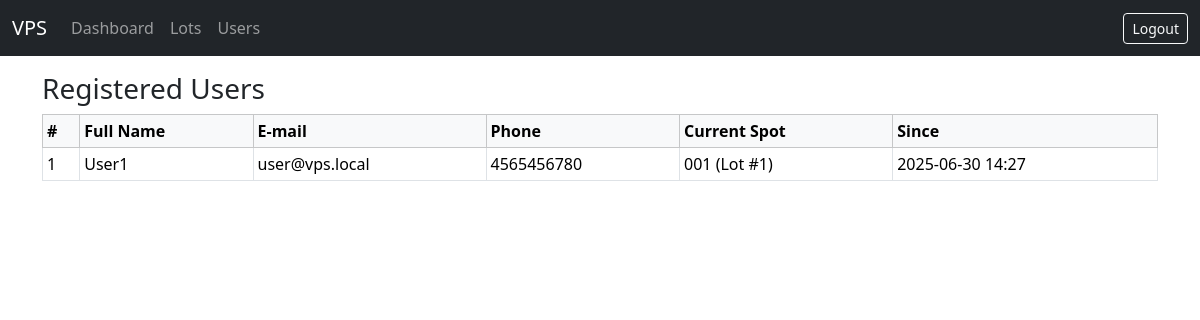
Screenshot of /admin/users (signed in) with the database file from the repository.
### models/models.py (models this page shows, shortened)
class User(Base):
    __tablename__ = "users"
    id = Column(Integer, primary_key=True)
    email = Column(String, unique=True, nullable=False)
    password = Column(String, nullable=False)  # plaintext (demo)
    full_name = Column(String, nullable=False)
    address = Column(String)
    phone = Column(String)
    pin_code = Column(String(10))
    created_at = Column(DateTime, server_default=func.now())
    reservations = relationship(
        "Reservation", back_populates="user", cascade="all, delete-orphan"
    )

class ParkingSpot(Base):
    __tablename__ = "parking_spots"
    id = Column(Integer, primary_key=True)
    spot_number = Column(String, nullable=False)
    status = Column(PgEnum(SpotStatus), default=SpotStatus.AVAILABLE, nullable=False)
    parking_lot_id = Column(Integer, ForeignKey("parking_lots.id"), nullable=False)
    parking_lot = relationship("ParkingLot", back_populates="spots")
    reservations = relationship(
        "Reservation", back_populates="parking_spot", cascade="all, delete-orphan"
    )

class Reservation(Base):
    __tablename__ = "reservations"
    id = Column(Integer, primary_key=True)
    user_id = Column(Integer, ForeignKey("users.id"), nullable=False)
    parking_spot_id = Column(Integer, ForeignKey("parking_spots.id"), nullable=False)
    vehicle_number = Column(String, nullable=False)
    start_time = Column(DateTime, default=datetime.utcnow, nullable=False)
    occupy_time = Column(DateTime, nullable=True)  # Added: When user actually parks
    end_time = Column(DateTime, nullable=True)  # NULL → active
    user = relationship("User", back_populates="reservations")
    parking_spot = relationship("ParkingSpot", back_populates="reservations")

### app.py (the view)
@app.route("/admin/users")
@login_required
@role_required("admin")
def list_users():
    with SessionLocal() as db:
        users = (
            db.query(User)
            .outerjoin(
                Reservation,
                (Reservation.user_id == User.id) &
                (Reservation.end_time.is_(None))
            )
            .add_entity(Reservation)
            .all()
        )
        return render_template("admin/users.html", users=users)

### app.py (called while the page is built)
def login_required(view):
    @wraps(view)
    def wrapped(*a, **kw):
        if "user_id" not in session:
            flash("Please log in first.")
            return redirect(url_for("login"))
        return view(*a, **kw)
    return wrapped

def role_required(role):
    def deco(view):
        @wraps(view)
        def wrapped(*a, **kw):
            if session.get("role") != role:
                flash("Access denied.")
                return redirect(url_for("login"))
            return view(*a, **kw)
        return wrapped
    return deco

### templates/admin/users.html (shortened to what this page needs)
{% extends 'base.html' %}
{% block content %}
<h3>Registered Users</h3>
<table class="table table-bordered table-sm align-middle">
  <thead class="table-light">
    <tr>
      <th>#</th><th>Full Name</th><th>E-mail</th><th>Phone</th>
      <th>Current Spot</th><th>Since</th>
    </tr>
  </thead>
  <tbody>
  {% for user, res in users %}
    <tr>
      <td>{{ user.id }}</td>
      <td>{{ user.full_name }}</td>
      <td>{{ user.email }}</td>
      <td>{{ user.phone or '-' }}</td>
      {% if res %}
        <td>{{ res.parking_spot.spot_number }} (Lot #{{ res.parking_spot.parking_lot_id }})</td>
        <td>{{ res.start_time.strftime('%Y-%m-%d %H:%M') }}</td>
      {% else %}
        <td colspan="2" class="text-center text-muted">— not parked —</td>
      {% endif %}
    </tr>
  {% endfor %}
  </tbody>
</table>
{% endblock %}

### rows the page displays
User: id "1", full_name "User1", email "user@vps.local", phone "4565456780", parking_spot.spot_number "001", parking_spot.parking_lot_id "1", start_time "2025-06-30 14:27"
